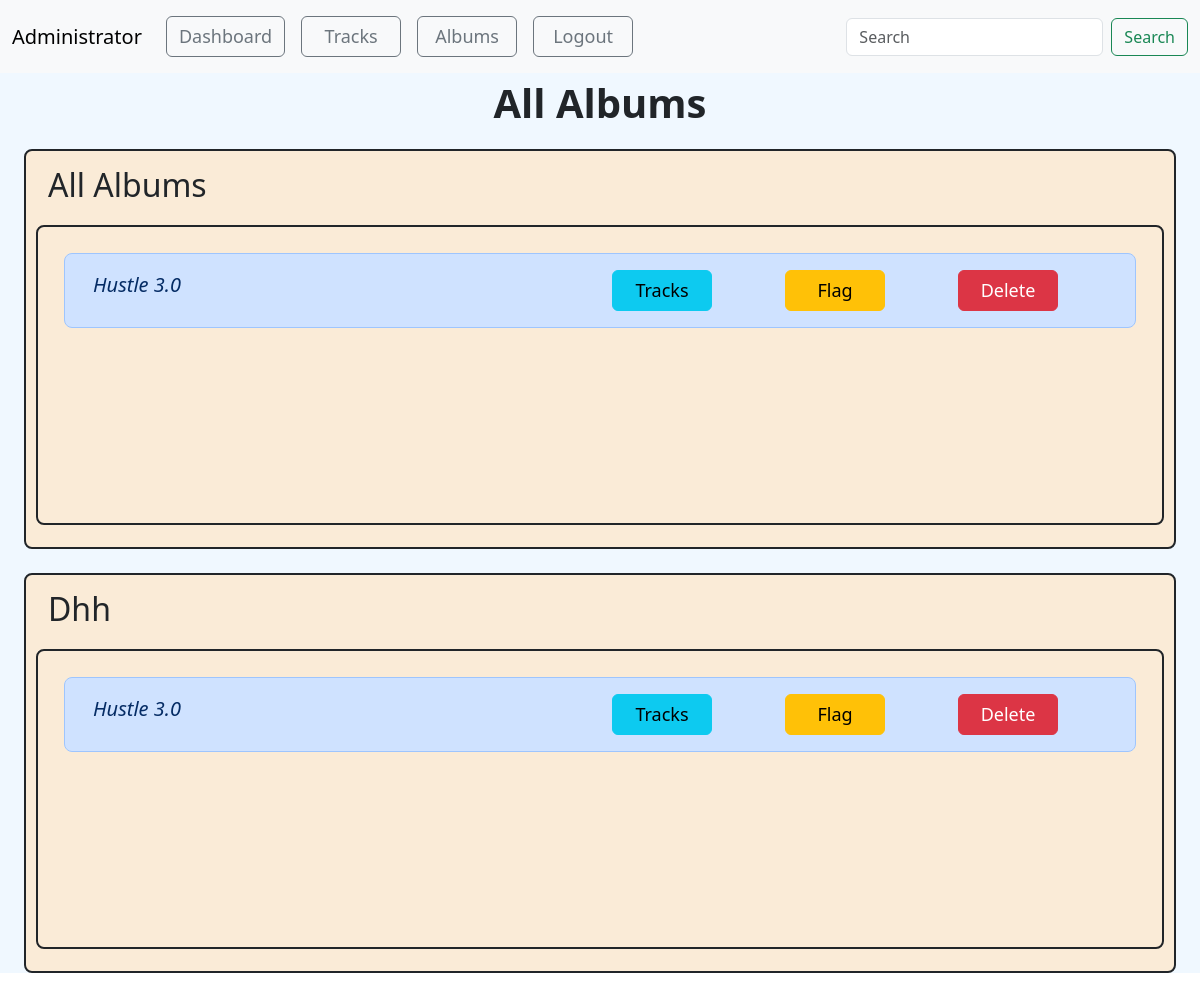
/admin_albums/1, run on an earlier commit of the app's database.
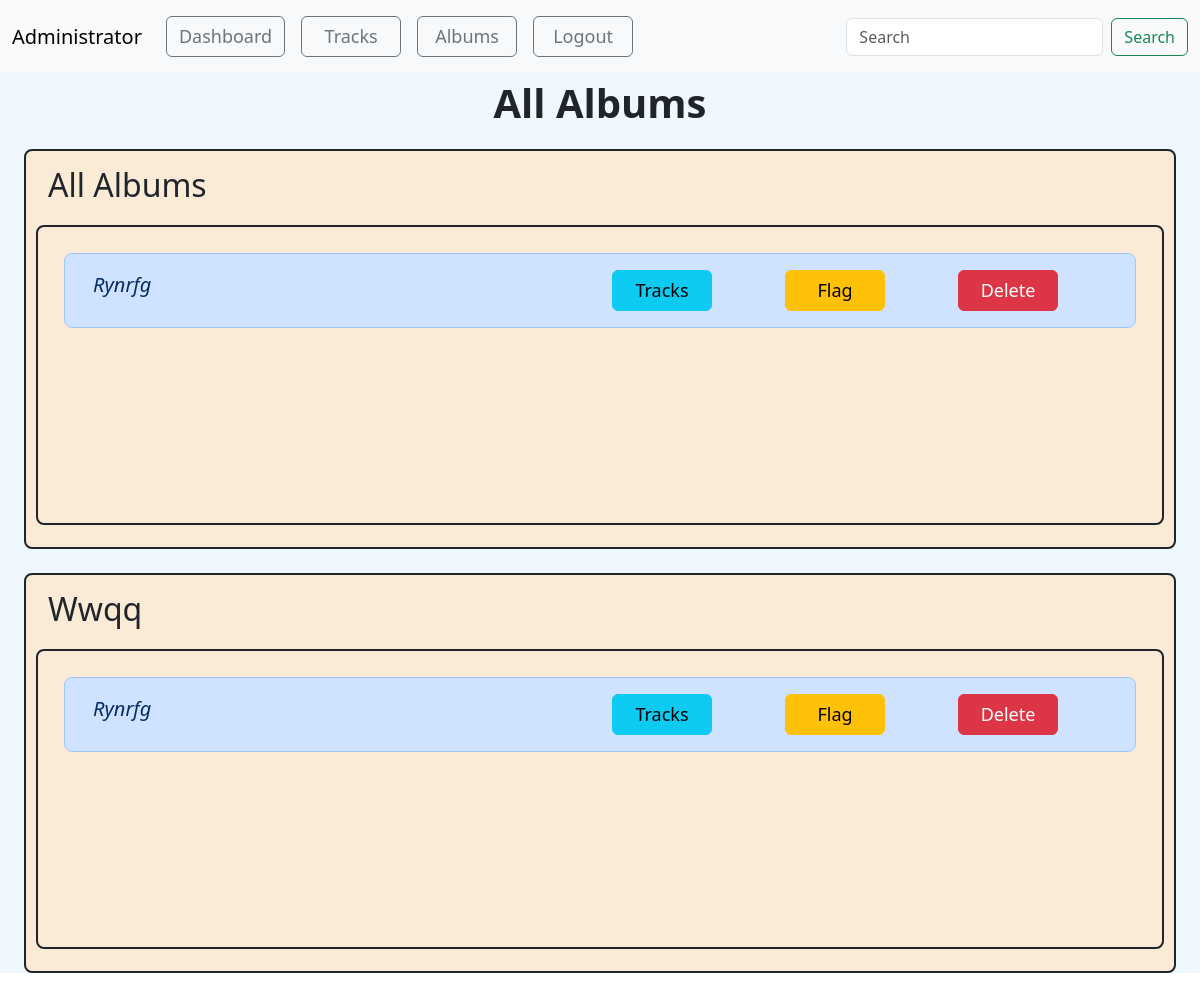
And on a later commit of the database.
### model1.py (models this page shows, shortened)
class Album(db.Model):
    album_id = db.Column(db.Integer, primary_key=True)
    album_name = db.Column(db.String(100), nullable=False)
    album_genre = db.Column(db.String(50))
    album_artist = db.Column(db.String(100))
    creator_id = db.Column(db.Integer, db.ForeignKey("user.user_id"))
    album_thumbnail = db.Column(db.String(255))
    album_flag = db.Column(db.Boolean,default=False)
    songs = db.relationship("Song", backref="albums",cascade="all, delete")
    creator = db.relationship("User", backref="albums")

### app.py (the view)
@app.route("/admin_albums/<int:a_id>", methods=["GET", "POST"])
def admin_albums(a_id):
    admin = Admin.query.get(a_id)
    songs = Song.query.all()
    albums=Album.query.all()
    genres = Album.query.with_entities(Album.album_genre).distinct().all()
    genre_list = [genre[0] for genre in genres]
    if admin.isloggedin:
        return render_template("admin_albums.html", songs=songs, admin=admin,genres=genre_list,albums=albums)
    else:
        return redirect("/")

### app.py (called while the page is built)
@app.context_processor
def search_processor():
    return {'searched': request.form.get("searched")}

### templates/admin_albums.html (shortened to what this page needs)
<!doctype html>
<html lang="en">
<head>
    <link href="https://cdn.jsdelivr.net/npm/bootstrap@5.3.2/dist/css/bootstrap.min.css" rel="stylesheet"
>
</head>
<body>
    <nav class="navbar navbar-expand-lg bg-body-tertiary sticky-sm-top">
        <div class="container-fluid">
          <a class="navbar-brand" href="/admin_songs/{{admin.admin_id}}">Administrator</a>
          <div class="collapse navbar-collapse" id="navbarTogglerDemo02">
            <ul class="navbar-nav me-auto mb-2 mb-lg-0">
              <li class="nav-item">
                <a style="width: auto; margin:auto; font-size:large;" type="button" class="btn btn-outline-secondary m-2" href="/admin_home/{{admin.admin_id}}">Dashboard</a>
              </li>
              <li class="nav-item">
                <a style="width: 100px; font-size:large;" type="button" class="btn btn-outline-secondary m-2" href="/admin_songs/{{admin.admin_id}}">Tracks</a>
              </li>
              <li class="nav-item">
                <a style="width: 100px; font-size:large;" type="button" class=" btn btn-outline-secondary m-2" href="/admin_albums/{{admin.admin_id}}">Albums</a>
            </li>
              <li class="nav-item">
                <a style="width: 100px; font-size:large;" class=" btn btn-outline-secondary m-2" href="/admin_logout/{{admin.admin_id}}">Logout</a>
            </li>
            </ul>
            <form class="d-flex" role="search" action="/search_admin/{{admin.admin_id}}" method="post">
              <input class="form-control me-2" type="search" placeholder="Search" aria-label="Search" name="searched">
              <button class="btn btn-outline-success" type="submit">Search</button>
            </form>
          </div>
        </div>
      </nav>
<div class="container-fluid albums  min-vh-100">
    <header>
        <p class="heading fs-1 fw-semibold text-center">All Albums</p>
    </header>
    <div class="container-fluid ">
        {% if albums|length == 0 %}
        <p>No Album Availaible</p>
        {% else %}
            <div class="container-fluid border border border-2 rounded-3 border-dark mb-4 overflow-auto" id="albums" >
                <div class="container-fluid sticky-sm-top">
                    <p class="text-capitalize fs-2 ">all albums</p>
                </div>
                <div class="album container border border-2 rounded-3 border-dark m-auto overflow-auto">
                    {% for album in albums %}
                        <div class="row m-3 p-3 text-primary-emphasis bg-primary-subtle border border-primary-subtle rounded-3">
                            <div class="col-6 text-capitalize fs-5 fst-italic">{{album.album_name}}</div>
                            <div class="col"><a class="btn btn-info" href="/admin_album_songs/{{admin.admin_id}}/{{album.album_id}}" role="button" style="width: 100px; font-size:large;" >Tracks</a></div>
                            {% if album.album_flag == false %}
                            <div class="col"><a class="btn btn-warning" href="/flag_album/{{admin.admin_id}}/{{album.album_id}}" role="button" style="width: 100px; font-size:large;">Flag</a></div>
                            {% else %}
                            <div class="col"><a class="btn btn-warning" href="/flag_album/{{admin.admin_id}}/{{album.album_id}}" role="button" style="width: 100px; font-size:large;">Unflag</a></div>
                            {% endif %}
                            <div class="col"><a class="btn btn-danger" href="/admin_delete_album/{{admin.admin_id}}/{{album.album_id}}" role="button" style="width: 100px; font-size:large;">Delete</a></div>
                        </div>
                    {% endfor %}
                </div>
            </div>
            {% for genre in genres %}
                <div class="container-fluid border border border-2 rounded-3 border-dark mb-4 overflow-auto" id="albums" >
                    <div class="container-fluid sticky-sm-top">
                        <p class="text-capitalize fs-2 ">{{genre}}</p>
                    </div>
                    <div class="album container border border-2 rounded-3 border-dark m-auto overflow-auto">
                        {% for album in albums %}
                            {% if album.album_genre == genre %}
                            <div class="row m-3 p-3 text-primary-emphasis bg-primary-subtle border border-primary-subtle rounded-3">
                                <div class="col-6 text-capitalize fs-5 fst-italic">{{album.album_name}}</div>
                                <div class="col"><a class="btn btn-info" href="/admin_album_songs/{{admin.admin_id}}/{{album.album_id}}" role="button" style="width: 100px; font-size:large;" >Tracks</a></div>
                                {% if album.album_flag == false %}
                                <div class="col"><a class="btn btn-warning" href="/flag_album/{{admin.admin_id}}/{{album.album_id}}" role="button" style="width: 100px; font-size:large;">Flag</a></div>
                                {% else %}
                                <div class="col"><a class="btn btn-warning" href="/flag_album/{{admin.admin_id}}/{{album.album_id}}" role="button" style="width: 100px; font-size:large;">Unflag</a></div>
                                {% endif %}
                                <div class="col"><a class="btn btn-danger" href="/admin_delete_album/{{admin.admin_id}}/{{album.album_id}}" role="button" style="width: 100px; font-size:large;">Delete</a></div>
                            </div>
                            {% endif %}
                        {% endfor %}
                    </div>
                </div>
            {% endfor %}
        {% endif %}
    </div>
</div>
</body>
</html>

### templates/admin_albums.html (style rules this page uses)
#albums { background-color: antiquewhite; padding: 10px; height: 400px; overflow: auto; }
.album { padding: 10px; height: 300px; overflow: auto; }
.albums { background-color: aliceblue; }

What changed in the data, as far as the page shows it:
removed Album: album_name "Hustle 3.0", {{ admin.admin_id }} 1 (drawn)
added Album: album_name "Rynrfg", {{ admin.admin_id }} 1 (drawn)
Also different on the page:
new list line: "Wwqq"
list line gone: "Dhh"
